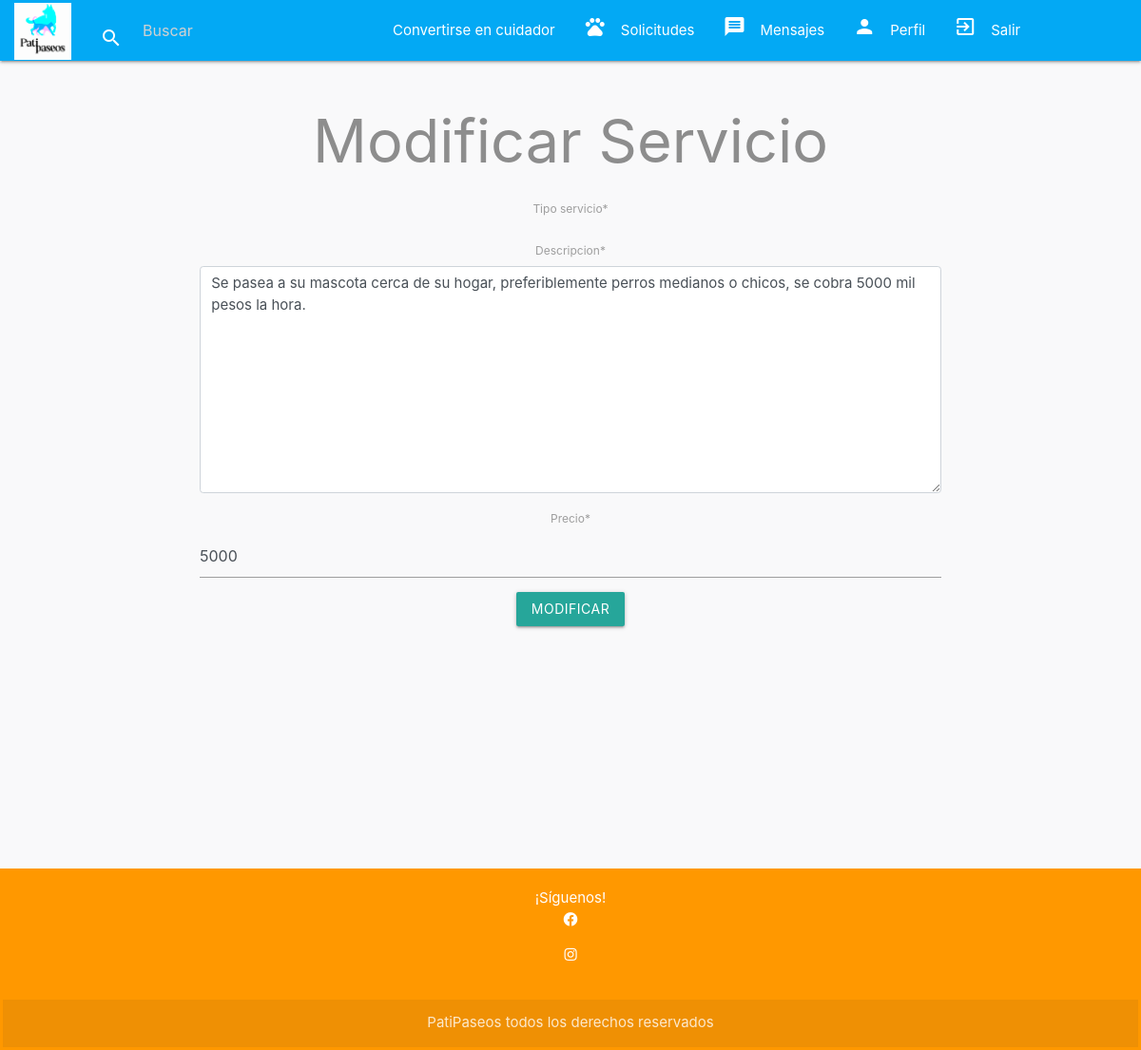
The page /mod_servicio/5 (signed in) on the database as committed earlier.
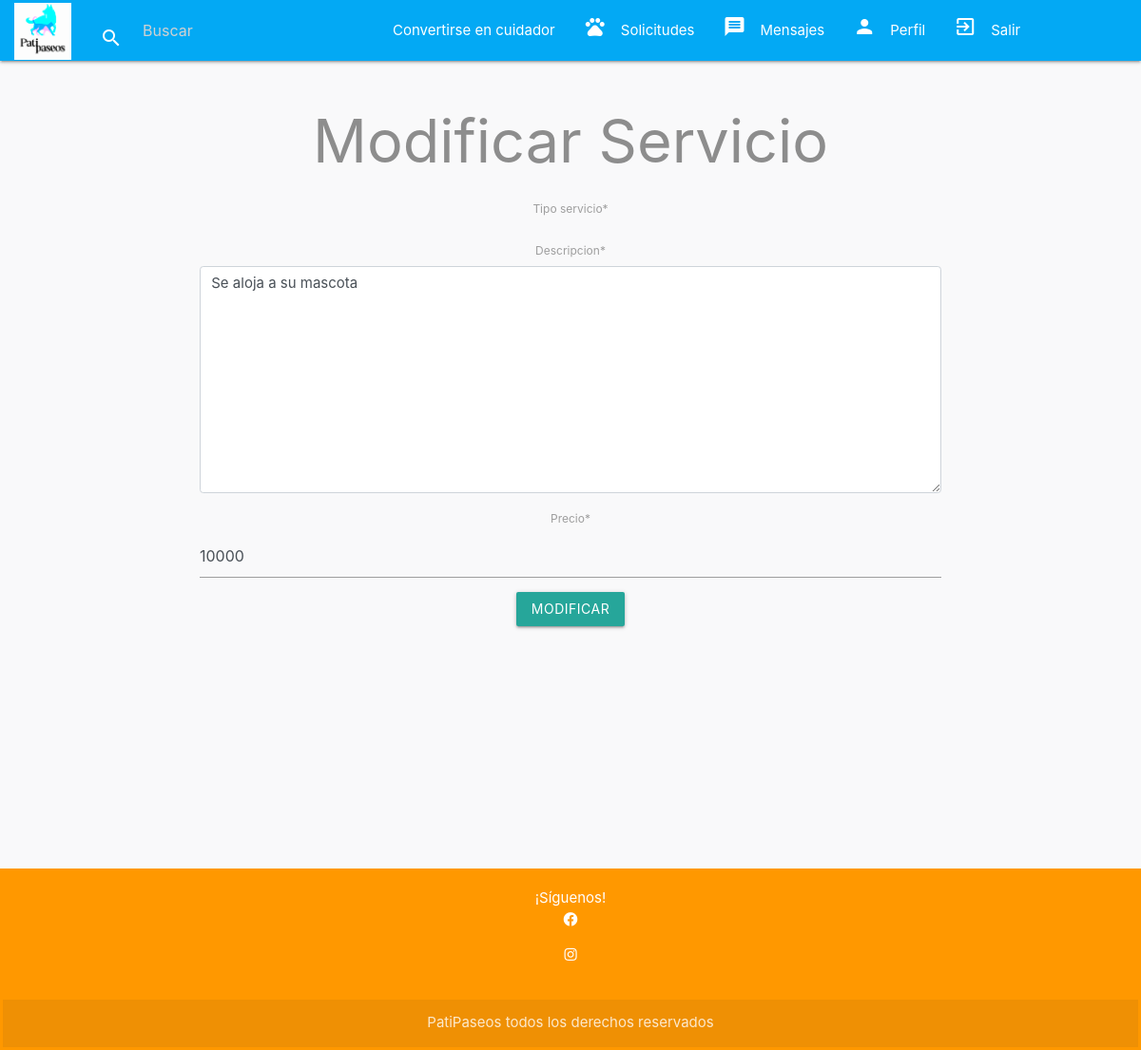
The same page on the database as committed later.
### app_mascotas/models.py (models this page shows, shortened)
class Servicio(models.Model):
    id_servicio = models.AutoField(primary_key=True)
    descripcion = models.TextField()
    precio = models.IntegerField()
    es_activo = models.BooleanField(default=True)
    cuidador = models.ForeignKey(Cuidador, on_delete=models.CASCADE)
    tipo_servicio = models.ForeignKey(TipoServicio, on_delete=models.CASCADE)

### app_mascotas/views.py (the view, shortened to what this page needs)
# urls.py: path('mod_servicio/<int:id_servicio>',views.modificar_servicio,name="modificar_servicio"),
@login_required
def modificar_servicio(request,id_servicio):
    prod=get_object_or_404(Servicio,pk=id_servicio)
    form=frmServicio(instance=prod)
    contexto={
        "form":form
    }
    return render(request,"app_mascotas/mod_servicio.html",contexto)

### app_mascotas/forms.py
class frmServicio(forms.ModelForm):
    class Meta:
        model=Servicio
        fields=["tipo_servicio","descripcion","precio"]

### app_mascotas/models.py (called while the page is built)
    def __str__(self):
        return self.tipo_servicio

### app_mascotas/templates/app_mascotas/mod_servicio.html (shortened to what this page needs)
{% extends 'app_mascotas/base.html' %}
{% load static %}
{% load crispy_forms_tags %}
{% block content %}
<div class="container" style="margin-top: 50px;">
    <form class="form" action="" method="post" enctype="multipart/form-data">
    <div>
        <h1 style="color: #8d8d8d;">Modificar Servicio</h1>
    </div>
    <form action="">
        <div class="row">
            <div class="col-sm-12">
                <div class="form-group">
                   {{form|crispy}}
                   {% if form %}
                   <input type="submit" value="Modificar" class="btn btn-warning btn-lg text-white">
                   {% endif %}
    </form>
  </div>
 </div>
{% endblock content %}

Rows that differ between the two databases and show on the page:
changed Servicio: descripcion "Se pasea a su mascota cerca de su hogar, preferiblemente perros medianos o chicos, se cobra 5000 mil pesos la hora." → "Se aloja a su mascota"; precio "5000" → "10000"
